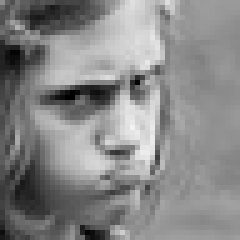
#> input picture data/fer2013/test/angry/PrivateTest_12846357.jpg, 48 x 48 px (shown 5 times larger)
$ python -i emotion_model.py   (imports and definitions only)
#> lines starting #> are read from the running program, lines starting #| are printed output that depends on the picture
#> further down, picture is the input picture: shape (48, 48, 3); min 0, max 242, mean 135.6
from __future__ import annotations

import base64
import csv
import json
import zipfile
from pathlib import Path
from typing import Iterator

import cv2
import numpy as np

from platform_db import DATA_DIR, record_training_run


# [1 line that did not run here, left out]
# [1 line not run here, left out]

# [1 line that did not run here, left out]
# [1 line that did not run here, left out]
# [1 line that did not run here, left out]
# [1 line that did not run here, left out]

EMOTION_LABELS = ["angry", "disgust", "fear", "happy", "neutral", "sad", "surprise"]
IMAGE_SIZE = (48, 48)
INPUT_DIM = IMAGE_SIZE[0] * IMAGE_SIZE[1]
HIDDEN_UNITS = 128

_MODEL_CACHE: dict[str, object] = {"path": None, "weights": None}


# [261 lines left out: functions _image_paths, _one_hot, _softmax, _load_image, ensure_dataset_extracted, _load_split and 8 more, not called in this run]


def _extract_face_roi(frame: np.ndarray) -> np.ndarray:
    gray = cv2.cvtColor(frame, cv2.COLOR_BGR2GRAY)
    cascade = cv2.CascadeClassifier(
        str(Path(cv2.data.haarcascades) / "haarcascade_frontalface_default.xml")
    )
    faces = cascade.detectMultiScale(gray, scaleFactor=1.3, minNeighbors=5)
#> faces = ()
    if len(faces) == 0:
        return gray
    x, y, width, height = max(faces, key=lambda face: face[2] * face[3])
    return gray[y : y + height, x : x + width]


def _face_variant_to_vector(gray_face: np.ndarray) -> np.ndarray:
    resized = cv2.resize(gray_face, IMAGE_SIZE)
    normalized = resized.astype(np.float32).reshape(1, -1) / 255.0
    return normalized


def _prepare_face_variants(frame: np.ndarray) -> list[np.ndarray]:
    face = _extract_face_roi(frame)
    if face.size == 0:
        return [_prepare_face(frame)]

    clahe = cv2.createCLAHE(clipLimit=2.0, tileGridSize=(8, 8))
    face_eq = clahe.apply(face)
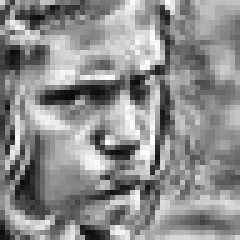
#> face_eq: shape (48, 48) (shown 5 times larger); min 10, max 255, mean 140.9
    h, w = face_eq.shape[:2]
#> h = 48; w = 48

    variants: list[np.ndarray] = []
    variants.append(_face_variant_to_vector(face_eq))

    # Center crop variant.
    cy0, cy1 = int(h * 0.1), int(h * 0.9)
#> cy0 = 4; cy1 = 43
    cx0, cx1 = int(w * 0.1), int(w * 0.9)
#> cx0 = 4; cx1 = 43
    center = face_eq[cy0:cy1, cx0:cx1]
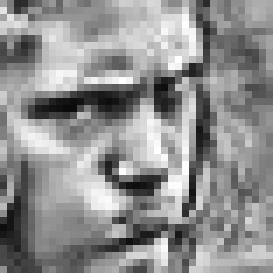
#> center: shape (39, 39) (shown 7 times larger); min 10, max 255, mean 143.7
    if center.size > 0:
        variants.append(_face_variant_to_vector(center))
#> in _face_variant_to_vector (call 2), `resized = cv2.resize(gray_face, IMAGE_SIZE)`:
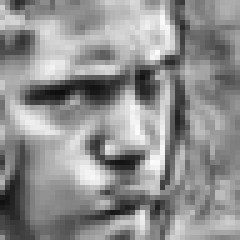
#> resized: shape (48, 48) (shown 5 times larger); min 13, max 251, mean 143.6

    # Fine-grained upper and lower region variants.
    upper = face_eq[0 : max(1, int(h * 0.65)), :]
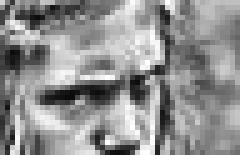
#> upper: shape (31, 48) (shown 5 times larger); min 10, max 255, mean 144.3
    lower = face_eq[max(0, int(h * 0.35)) : h, :]
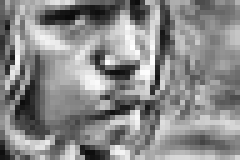
#> lower: shape (32, 48) (shown 5 times larger); min 10, max 255, mean 137.4
    if upper.size > 0:
        variants.append(_face_variant_to_vector(upper))
#> in _face_variant_to_vector (call 3), `resized = cv2.resize(gray_face, IMAGE_SIZE)`:
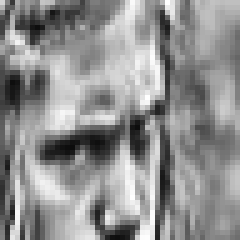
#> resized: shape (48, 48) (shown 5 times larger); min 12, max 255, mean 144.2
    if lower.size > 0:
        variants.append(_face_variant_to_vector(lower))
#> in _face_variant_to_vector (call 4), `resized = cv2.resize(gray_face, IMAGE_SIZE)`:
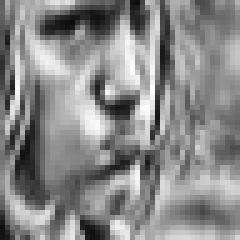
#> resized: shape (48, 48) (shown 5 times larger); min 12, max 252, mean 137.4

    return variants


# [37 lines left out: function predict_emotion_from_data_url, not called in this run]

>>> import cv2
>>> picture = cv2.imread('data/fer2013/test/angry/PrivateTest_12846357.jpg')
>>> result = _prepare_face_variants(picture)
#> result = 4 items

$ run again, on data/fer2013/test/disgust/PrivateTest_3929526.jpg
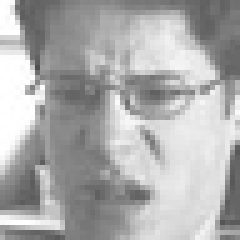
#> input picture data/fer2013/test/disgust/PrivateTest_3929526.jpg, 48 x 48 px (shown 5 times larger)
#> picture is the input picture: shape (48, 48, 3); min 80, max 255, mean 172.6
#> faces = ()
#> in _prepare_face_variants, `lower = face_eq[max(0, int(h * 0.35)) : h, :]`:
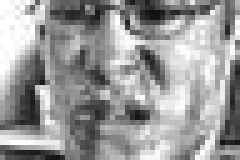
#> lower: shape (32, 48) (shown 5 times larger); min 16, max 255, mean 153.5
#> in _face_variant_to_vector (call 4), `resized = cv2.resize(gray_face, IMAGE_SIZE)`:
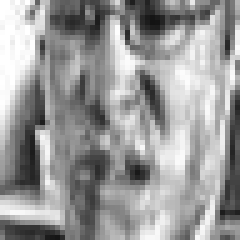
#> resized: shape (48, 48) (shown 5 times larger); min 19, max 255, mean 153.5
#> result = 4 items

$ run again, on data/fer2013/test/fear/PrivateTest_11015881.jpg
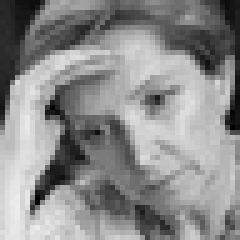
#> input picture data/fer2013/test/fear/PrivateTest_11015881.jpg, 48 x 48 px (shown 5 times larger)
#> picture is the input picture: shape (48, 48, 3); min 0, max 237, mean 139.5
#> faces = ()
#> in _face_variant_to_vector (call 4), `resized = cv2.resize(gray_face, IMAGE_SIZE)`:
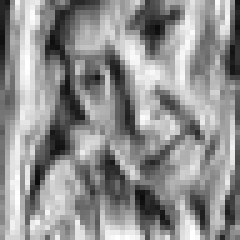
#> resized: shape (48, 48) (shown 5 times larger); min 12, max 255, mean 143.9
#> result = 4 items
